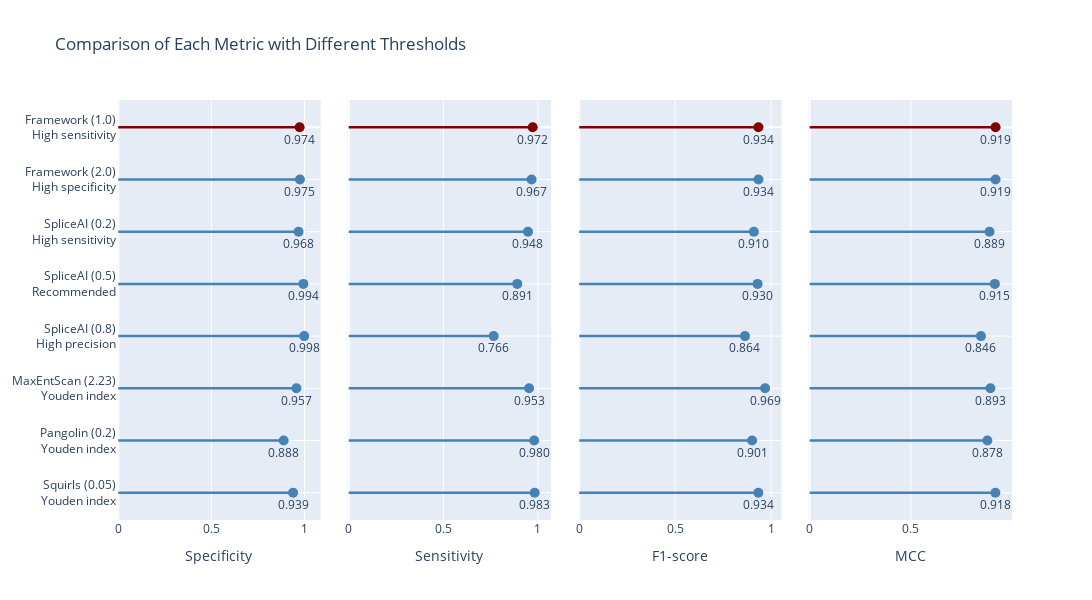

Write notebook code for a chart like this one.
### Code cell
import pandas as pd
import plotly.graph_objects as go
from plotly.subplots import make_subplots

# df = performance_metrics_df
# metrics = ["Specificity", "Sensitivity", "Accuracy", "Precision", "F1", "MCC"]
metrics = ["Specificity", "Sensitivity", "F1-score", "MCC"]

categories = [
    'Framework (1.0)<br> High sensitivity', 
    'Framework (2.0)<br> High specificity', 
    'SpliceAI (0.2)<br> High sensitivity', 
    'SpliceAI (0.5)<br> Recommended', 
    'SpliceAI (0.8)<br> High precision',
    f'MaxEntScan ({thr_maxent})<br> Youden index',
    f'Pangolin ({thr_pango})<br> Youden index',
    f'Squirls ({thr_squir})<br> Youden index',
    ]

desired_order = [
    'Framework (1.0)<br> High sensitivity', 
    'Framework (2.0)<br> High specificity', 
    'SpliceAI (0.2)<br> High sensitivity', 
    'SpliceAI (0.5)<br> Recommended', 
    'SpliceAI (0.8)<br> High precision',
    f'MaxEntScan ({thr_maxent})<br> Youden index',
    f'Pangolin ({thr_pango})<br> Youden index',
    f'Squirls ({thr_squir})<br> Youden index',
    ]

# 1) まず 'Category' 列をインデックスにセット
df_reindexed = performance_metrics_df.set_index("Category")
# 2) desired_order の順に並べ替え (loc[リスト] で並べ替え)
df_reindexed = df_reindexed.loc[desired_order]
# 3) Plotly で使いやすいように連番インデックスへ戻す
df_reindexed = df_reindexed.reset_index()
df = df_reindexed.copy()

# categories の要素を desired_order のインデックス順に並べ替えたリストを作る
# ここでは単純なサンプル用に x 軸の値も用意
x_values = list(range(len(categories)))  # 適当な x 値

# desired_order の各カテゴリが、元の categories のどのインデックスに該当するかを探す
idx_map = {cat: i for i, cat in enumerate(categories)}
ordered_indices = [idx_map[cat] for cat in desired_order]
# ordered_indices = [idx_map[cat] for cat in categories]

# サブプロットの作成（横に6つ並べる例）
fig = make_subplots(rows=1, cols=len(metrics), shared_yaxes=True, horizontal_spacing=0.03)

for col_idx, metric in enumerate(metrics, start=1):
    for i, row_ in df.iterrows():
        if row_["Category"] == "Framework (1.0)<br> High sensitivity":
            line_color = "maroon"
        else:
            line_color = "steelblue"
        
        fig.add_shape(
            type="line",
            xref=f"x{col_idx}",
            yref=f"y{col_idx}",
            x0=0,
            x1=row_[metric],
            y0=i,
            y1=i,
            line=dict(color=line_color, width=2.5),
            row=1,
            col=col_idx
        )
    
    marker_colors = []
    for i, row_ in df.iterrows():
        if row_["Category"] == "Framework (1.0)<br> High sensitivity":
            marker_colors.append("maroon")
        else:
            marker_colors.append("steelblue")

    fig.add_trace(
        go.Scatter(
            x=df[metric],
            y=list(range(len(df))),
            mode="markers+text",
            # marker=dict(color="steelblue", size=10),
            marker=dict(color=marker_colors, size=10),
            text=df[metric].apply(lambda x: f"{x:.3f}"),
            textposition="bottom center",
            showlegend=False,
        ),
        row=1,
        col=col_idx
    )
    # 丸（marker）を追加
    # 各サブプロットごとに x 軸ラベルを設定
    fig.update_xaxes(title_text=metric, row=1, col=col_idx)

# 左端のサブプロットだけにカテゴリ名を表示
fig.update_yaxes(
    tickmode="array",
    # tickvals=list(range(len(df))),
    # ticktext=df["Category"],
    row=1,
    col=1,
    tickvals=list(range(len(desired_order))),  # 0,1,2,3,4,5,6,7
    ticktext=desired_order,                    # 表示ラベル
    autorange="reversed"
)

fig.update_layout(
    width=300 * len(metrics),
    height=600,
    title="Comparison of Each Metric with Different Thresholds",
)

fig.show()

### Figure 1 — Plotly figure (JSON) as saved in the notebook; plotly's stock layout.template omitted (floating-point values rounded to 4 significant figures)
{"data": [{"marker": {"color": ["maroon", "steelblue", "steelblue", "steelblue", "steelblue", "steelblue", "steelblue", "steelblue"], "size": 10}, "mode": "markers+text", "showlegend": false, "text": ["0.974", "0.975", "0.968", "0.994", "0.998", "0.957", "0.888", "0.939"], "textposition": "bottom center", "type": "scatter", "x": [0.9738, 0.9754, 0.9679, 0.9939, 0.9982, 0.9567, 0.8879, 0.9386], "xaxis": "x", "y": [0, 1, 2, 3, 4, 5, 6, 7], "yaxis": "y"}, {"marker": {"color": ["maroon", "steelblue", "steelblue", "steelblue", "steelblue", "steelblue", "steelblue", "steelblue"], "size": 10}, "mode": "markers+text", "showlegend": false, "text": ["0.972", "0.967", "0.948", "0.891", "0.766", "0.953", "0.980", "0.983"], "textposition": "bottom center", "type": "scatter", "x": [0.9725, 0.9667, 0.9476, 0.8908, 0.7662, 0.9533, 0.9803, 0.9828], "xaxis": "x2", "y": [0, 1, 2, 3, 4, 5, 6, 7], "yaxis": "y2"}, {"marker": {"color": ["maroon", "steelblue", "steelblue", "steelblue", "steelblue", "steelblue", "steelblue", "steelblue"], "size": 10}, "mode": "markers+text", "showlegend": false, "text": ["0.934", "0.934", "0.910", "0.930", "0.864", "0.969", "0.901", "0.934"], "textposition": "bottom center", "type": "scatter", "x": [0.9341, 0.9342, 0.9103, 0.9297, 0.864, 0.9689, 0.9012, 0.9337], "xaxis": "x3", "y": [0, 1, 2, 3, 4, 5, 6, 7], "yaxis": "y3"}, {"marker": {"color": ["maroon", "steelblue", "steelblue", "steelblue", "steelblue", "steelblue", "steelblue", "steelblue"], "size": 10}, "mode": "markers+text", "showlegend": false, "text": ["0.919", "0.919", "0.889", "0.915", "0.846", "0.893", "0.878", "0.918"], "textposition": "bottom center", "type": "scatter", "x": [0.9186, 0.9186, 0.8888, 0.9151, 0.8464, 0.8931, 0.8782, 0.9177], "xaxis": "x4", "y": [0, 1, 2, 3, 4, 5, 6, 7], "yaxis": "y4"}], "layout": {"height": 600, "shapes": [{"line": {"color": "maroon", "width": 2.5}, "type": "line", "x0": 0, "x1": 0.9738, "xref": "x", "y0": 0, "y1": 0, "yref": "y"}, {"line": {"color": "steelblue", "width": 2.5}, "type": "line", "x0": 0, "x1": 0.9754, "xref": "x", "y0": 1, "y1": 1, "yref": "y"}, {"line": {"color": "steelblue", "width": 2.5}, "type": "line", "x0": 0, "x1": 0.9679, "xref": "x", "y0": 2, "y1": 2, "yref": "y"}, {"line": {"color": "steelblue", "width": 2.5}, "type": "line", "x0": 0, "x1": 0.9939, "xref": "x", "y0": 3, "y1": 3, "yref": "y"}, {"line": {"color": "steelblue", "width": 2.5}, "type": "line", "x0": 0, "x1": 0.9982, "xref": "x", "y0": 4, "y1": 4, "yref": "y"}, {"line": {"color": "steelblue", "width": 2.5}, "type": "line", "x0": 0, "x1": 0.9567, "xref": "x", "y0": 5, "y1": 5, "yref": "y"}, {"line": {"color": "steelblue", "width": 2.5}, "type": "line", "x0": 0, "x1": 0.8879, "xref": "x", "y0": 6, "y1": 6, "yref": "y"}, {"line": {"color": "steelblue", "width": 2.5}, "type": "line", "x0": 0, "x1": 0.9386, "xref": "x", "y0": 7, "y1": 7, "yref": "y"}, {"line": {"color": "maroon", "width": 2.5}, "type": "line", "x0": 0, "x1": 0.9725, "xref": "x2", "y0": 0, "y1": 0, "yref": "y2"}, {"line": {"color": "steelblue", "width": 2.5}, "type": "line", "x0": 0, "x1": 0.9667, "xref": "x2", "y0": 1, "y1": 1, "yref": "y2"}, {"line": {"color": "steelblue", "width": 2.5}, "type": "line", "x0": 0, "x1": 0.9476, "xref": "x2", "y0": 2, "y1": 2, "yref": "y2"}, {"line": {"color": "steelblue", "width": 2.5}, "type": "line", "x0": 0, "x1": 0.8908, "xref": "x2", "y0": 3, "y1": 3, "yref": "y2"}, {"line": {"color": "steelblue", "width": 2.5}, "type": "line", "x0": 0, "x1": 0.7662, "xref": "x2", "y0": 4, "y1": 4, "yref": "y2"}, {"line": {"color": "steelblue", "width": 2.5}, "type": "line", "x0": 0, "x1": 0.9533, "xref": "x2", "y0": 5, "y1": 5, "yref": "y2"}, {"line": {"color": "steelblue", "width": 2.5}, "type": "line", "x0": 0, "x1": 0.9803, "xref": "x2", "y0": 6, "y1": 6, "yref": "y2"}, {"line": {"color": "steelblue", "width": 2.5}, "type": "line", "x0": 0, "x1": 0.9828, "xref": "x2", "y0": 7, "y1": 7, "yref": "y2"}, {"line": {"color": "maroon", "width": 2.5}, "type": "line", "x0": 0, "x1": 0.9341, "xref": "x3", "y0": 0, "y1": 0, "yref": "y3"}, {"line": {"color": "steelblue", "width": 2.5}, "type": "line", "x0": 0, "x1": 0.9342, "xref": "x3", "y0": 1, "y1": 1, "yref": "y3"}, {"line": {"color": "steelblue", "width": 2.5}, "type": "line", "x0": 0, "x1": 0.9103, "xref": "x3", "y0": 2, "y1": 2, "yref": "y3"}, {"line": {"color": "steelblue", "width": 2.5}, "type": "line", "x0": 0, "x1": 0.9297, "xref": "x3", "y0": 3, "y1": 3, "yref": "y3"}, {"line": {"color": "steelblue", "width": 2.5}, "type": "line", "x0": 0, "x1": 0.864, "xref": "x3", "y0": 4, "y1": 4, "yref": "y3"}, {"line": {"color": "steelblue", "width": 2.5}, "type": "line", "x0": 0, "x1": 0.9689, "xref": "x3", "y0": 5, "y1": 5, "yref": "y3"}, {"line": {"color": "steelblue", "width": 2.5}, "type": "line", "x0": 0, "x1": 0.9012, "xref": "x3", "y0": 6, "y1": 6, "yref": "y3"}, {"line": {"color": "steelblue", "width": 2.5}, "type": "line", "x0": 0, "x1": 0.9337, "xref": "x3", "y0": 7, "y1": 7, "yref": "y3"}, {"line": {"color": "maroon", "width": 2.5}, "type": "line", "x0": 0, "x1": 0.9186, "xref": "x4", "y0": 0, "y1": 0, "yref": "y4"}, {"line": {"color": "steelblue", "width": 2.5}, "type": "line", "x0": 0, "x1": 0.9186, "xref": "x4", "y0": 1, "y1": 1, "yref": "y4"}, {"line": {"color": "steelblue", "width": 2.5}, "type": "line", "x0": 0, "x1": 0.8888, "xref": "x4", "y0": 2, "y1": 2, "yref": "y4"}, {"line": {"color": "steelblue", "width": 2.5}, "type": "line", "x0": 0, "x1": 0.9151, "xref": "x4", "y0": 3, "y1": 3, "yref": "y4"}, {"line": {"color": "steelblue", "width": 2.5}, "type": "line", "x0": 0, "x1": 0.8464, "xref": "x4", "y0": 4, "y1": 4, "yref": "y4"}, {"line": {"color": "steelblue", "width": 2.5}, "type": "line", "x0": 0, "x1": 0.8931, "xref": "x4", "y0": 5, "y1": 5, "yref": "y4"}, {"line": {"color": "steelblue", "width": 2.5}, "type": "line", "x0": 0, "x1": 0.8782, "xref": "x4", "y0": 6, "y1": 6, "yref": "y4"}, {"line": {"color": "steelblue", "width": 2.5}, "type": "line", "x0": 0, "x1": 0.9177, "xref": "x4", "y0": 7, "y1": 7, "yref": "y4"}], "title": {"text": "Comparison of Each Metric with Different Thresholds"}, "width": 1200, "xaxis": {"anchor": "y", "domain": [0, 0.2275], "title": {"text": "Specificity"}}, "xaxis2": {"anchor": "y2", "domain": [0.2575, 0.485], "title": {"text": "Sensitivity"}}, "xaxis3": {"anchor": "y3", "domain": [0.515, 0.7425], "title": {"text": "F1-score"}}, "xaxis4": {"anchor": "y4", "domain": [0.7725, 1], "title": {"text": "MCC"}}, "yaxis": {"anchor": "x", "autorange": "reversed", "domain": [0, 1], "tickmode": "array", "ticktext": ["Framework (1.0)<br> High sensitivity", "Framework (2.0)<br> High specificity", "SpliceAI (0.2)<br> High sensitivity", "SpliceAI (0.5)<br> Recommended", "SpliceAI (0.8)<br> High precision", "MaxEntScan (2.23)<br> Youden index", "Pangolin (0.2)<br> Youden index", "Squirls (0.05)<br> Youden index"], "tickvals": [0, 1, 2, 3, 4, 5, 6, 7]}, "yaxis2": {"anchor": "x2", "domain": [0, 1], "matches": "y", "showticklabels": false}, "yaxis3": {"anchor": "x3", "domain": [0, 1], "matches": "y", "showticklabels": false}, "yaxis4": {"anchor": "x4", "domain": [0, 1], "matches": "y", "showticklabels": false}}}
